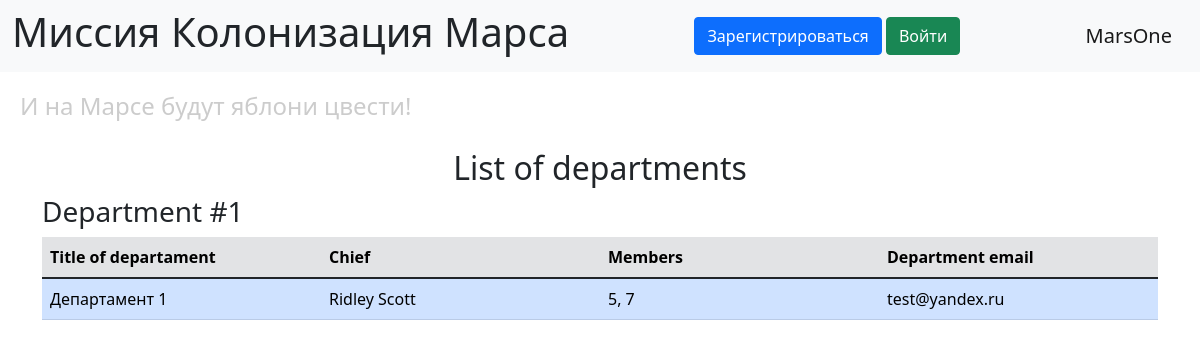
/departments, run on an earlier commit of the app's database.
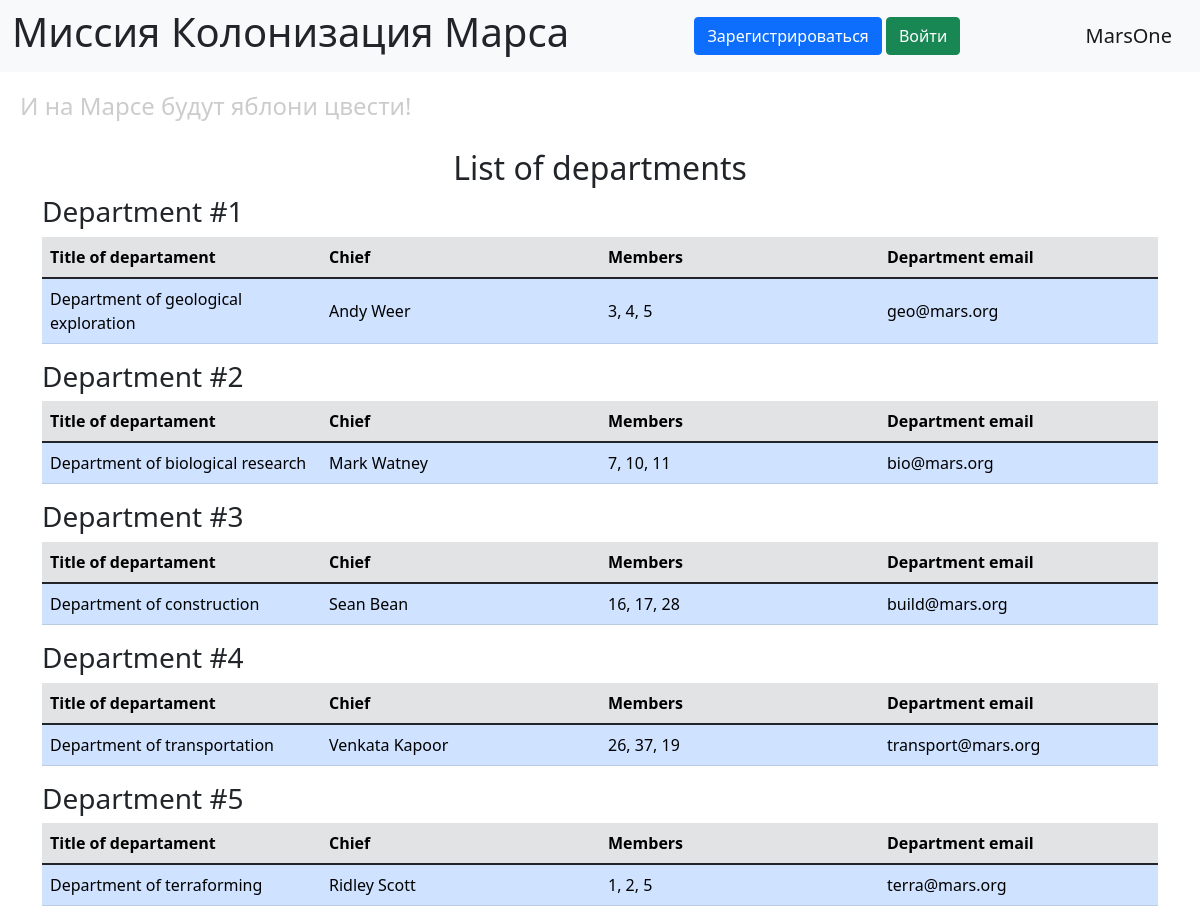
And on a later commit of the database.
### data/departments.py (models this page shows, shortened)
class Department(SqlAlchemyBase):  # SqlAlchemyBase Доступно в задании
    __tablename__ = 'departments'
    id = sa.Column(sa.Integer, primary_key=True, autoincrement=True)
    title = sa.Column(sa.String)
    chief_id = sa.Column(sa.Integer, sa.ForeignKey('users.id'))
    chief = orm.relationship("User")
    members = sa.Column(sa.String)
    email = sa.Column(sa.String, unique=True)

### data/users.py (models this page shows, shortened)
class User(SqlAlchemyBase, UserMixin):
    __tablename__ = 'users'
    id = sa.Column(sa.Integer, primary_key=True, autoincrement=True)
    surname = sa.Column(sa.String)
    name = sa.Column(sa.String)
    age = sa.Column(sa.Integer)
    position = sa.Column(sa.String)
    speciality = sa.Column(sa.String)
    address = sa.Column(sa.String)
    email = sa.Column(sa.String, unique=True)
    hashed_password = sa.Column(sa.String)
    modified_date = sa.Column(sa.DateTime, default=datetime.now)

### main.py (the view)
@app.route("/departments")
def departments_list():
    db_sess = db_session.create_session()
    departments = db_sess.query(Department).all()
    return render_template("departments_list.html", departments=departments)

### data/db_session.py (called while the page is built)
def create_session() -> Session:
    global __factory
    return __factory()

### templates/departments_list.html (shortened to what this page needs)
{% extends 'base.html' %}
{% block content %}
<h2 align="center">List of departments</h2>
{% for department in departments %}
<div class="mb-3 job">
    <h3>Department #{{ department.id }}</h3>
    <table class="table works mb-1" style="table-layout: fixed;">
        <thead class="table-secondary">
        <tr>
            {% for header in ["Title of departament", "Chief", "Members", "Department email"] %}
            <th scope="col" class="col-md-auto">{{ header }}</th>
            {% endfor %}
        </tr>
        </thead>
        <tbody>
        <tr class="align-middle">
            <td class="table-primary">{{ department.title }}</td>
            <td class="table-primary">{{ department.chief.name }} {{ department.chief.surname }}</td>
            <td class="table-primary">{{ department.members }}</td>
            <td class="table-primary">{{ department.email }}</td>
        </tr>
        </tbody>
    </table>
</div>
{% endfor %}
{% endblock %}

### templates/base.html (shortened to what this page needs)
<!doctype html>
<html lang="en">
<head>
    <link href="https://cdn.jsdelivr.net/npm/bootstrap@5.1.3/dist/css/bootstrap.min.css"
          rel="stylesheet"
>
    <link rel="stylesheet" href="{{ url_for('static', filename='css/style.css') }}">
</head>
<body>
<header>
    <nav class="navbar navbar-light bg-light">
        <div class="container-fluid">
            <h1>Миссия Колонизация Марса</h1>
            {% if current_user.is_authenticated %}
                <a class="navbar-brand" href="/logout">{{ current_user.name }}</a>
            {% else %}
                <div>
                    <a class="btn btn-primary " href="/register">Зарегистрироваться</a>
                    <a class="btn btn-success" href="/login">Войти</a>
                </div>
            {% endif %}
            <a class="navbar-brand" href="#">MarsOne</a>
        </div>
    </nav>
    <h4>И на Марсе будут яблони цвести!</h4>
</header>
<main role="main" class="container">
    {% block content %}{% endblock %}
</main>
</body>
</html>

### static/css/style.css (style rules this page uses)
h4 { color: #cccccc; padding: 20px; }

What changed in the data, as far as the page shows it:
changed Department id 1: title "Департамент 1" → "Department of geological exploration"; chief.name "Ridley" → "Andy"; chief.surname "Scott" → "Weer"; members "5, 7" → "3, 4, 5"; email "test@yandex.ru" → "geo@mars.org"
added Department: id "2", header "Title of departament" "Chief" "Members" "Department email", title "Department of biological research", chief.name "Mark", chief.surname "Watney", members "7, 10, 11", email "bio@mars.org"
added Department: id "3", header "Title of departament" "Chief" "Members" "Department email", title "Department of construction", chief.name "Sean", chief.surname "Bean", members "16, 17, 28", email "build@mars.org"
added Department: id "4", header "Title of departament" "Chief" "Members" "Department email", title "Department of transportation", chief.name "Venkata", chief.surname "Kapoor", members "26, 37, 19", email "transport@mars.org"
added Department: id "5", header "Title of departament" "Chief" "Members" "Department email", title "Department of terraforming", chief.name "Ridley", chief.surname "Scott", members "1, 2, 5", email "terra@mars.org"
